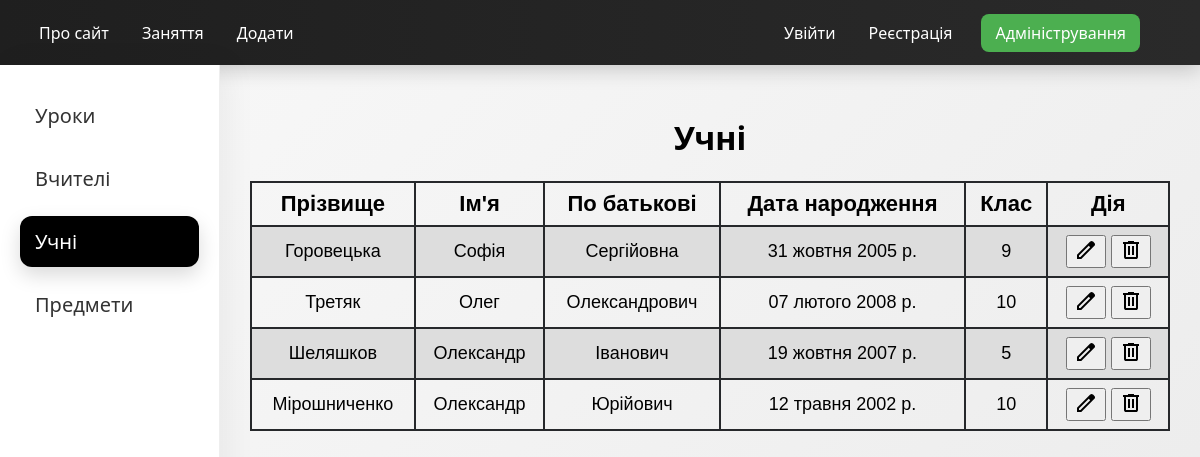
The page /students/ on the database its author committed.
### lessons/models.py (models this page shows, shortened)
class Students(models.Model):
    last_name = models.CharField(max_length=100, verbose_name='Прізвище')
    first_name = models.CharField(max_length=100, verbose_name= 'Ім\'я')
    patronymic = models.CharField(max_length=100, blank=True, verbose_name='Побатькові')
    birth_date = models.DateField(null=True, blank=True, verbose_name='Дата народження')
    grade = models.IntegerField(verbose_name= 'Клас')
    class Meta:
        verbose_name = 'Учень'
        verbose_name_plural = 'Учень'

### lessons/views.py (the view)
# urls.py: path('students/', views.web_students, name='students'),
def web_students(request):
    students = Students.objects.all()
    context = {'students': students, 'menu': menu, 'sidebar': sidebar}
    return render(request, 'lessons/students.html', context)

### templates/lessons/students.html (shortened to what this page needs)
{% extends 'lessons/index.html' %}
{% block page %}
<h1>
    Учні
</h1>
<table>
    <tr>
        <th>Прізвище</th>
        <th>Ім'я</th>
        <th>По батькові</th>
        <th>Дата народження</th>
        <th>Клас</th>
        <th>Дія</th>
    </tr>
    {% for student in students %}
    <tr>
        <td>{{student.last_name}}</td>
        <td>{{student.first_name}}</td>
        <td>{{student.patronymic}}</td>
        <td>{{student.birth_date}}</td>
        <td>{{student.grade}}</td>
        <td>
            <button ype="submit"/>
         <a href="{% url 'lessons:edit_student' student.id %}">
         </a>
    <form action="{% url 'lessons:delete_student' student.id %}"
          method="post"
          style="display:inline;">
        <button type="submit"
                onclick="return confirm('Точно видалити?');">
            <svg xmlns="http://www.w3.org/2000/svg" height="24px" viewBox="0 -960 960 960" width="24px" fill="#000000"><path d="M280-120q-33 0-56.5-23.5T200-200v-520h-40v-80h200v-40h240v40h200v80h-40v520q0 33-23.5 56.5T680-120H280Zm400-600H280v520h400v-520ZM360-280h80v-360h-80v360Zm160 0h80v-360h-80v360ZM280-720v520-520Z"/></svg>
        </button>
    </form>
    </td>
    </tr>
    {% endfor %}
</table>
{% endblock page %}

### static/lessons/styles/index_style.css (style rules this page uses)
body { margin: 0; font-family: Arial, sans-serif; }
.content h1 { text-align: center; }
.content table { font-family: arial, sans-serif; border-collapse: collapse; width: 100%; }
.content td, th { border: 2px solid #26282B; text-align: center; padding: 8px; font-size: 18px; }
.content th { font-size: 22px; }
.content tr:nth-child(even) { background-color: #ddd; }
form { margin-top: 30px; }
* { box-sizing: border-box; }
body { margin: 0; font-family: 'Segoe UI', sans-serif; background: linear-gradient(135deg, #f9f9f9, #eaeaea); }

### rows shown on the page
Students: last_name "Горовецька", first_name "Софія", patronymic "Сергійовна", birth_date "31 жовтня 2005 р.", grade "9"
Students: last_name "Третяк", first_name "Олег", patronymic "Олександрович", birth_date "07 лютого 2008 р.", grade "10"
Students: last_name "Шеляшков", first_name "Олександр", patronymic "Іванович", birth_date "19 жовтня 2007 р.", grade "5"
Students: last_name "Мірошниченко", first_name "Олександр", patronymic "Юрійович", birth_date "12 травня 2002 р.", grade "10"

### other values the page prints
{{ m.title }} "Про сайт" "Заняття" "Додати"
{{ s.title }} "Уроки" "Вчителі" "Учні" "Предмети"
